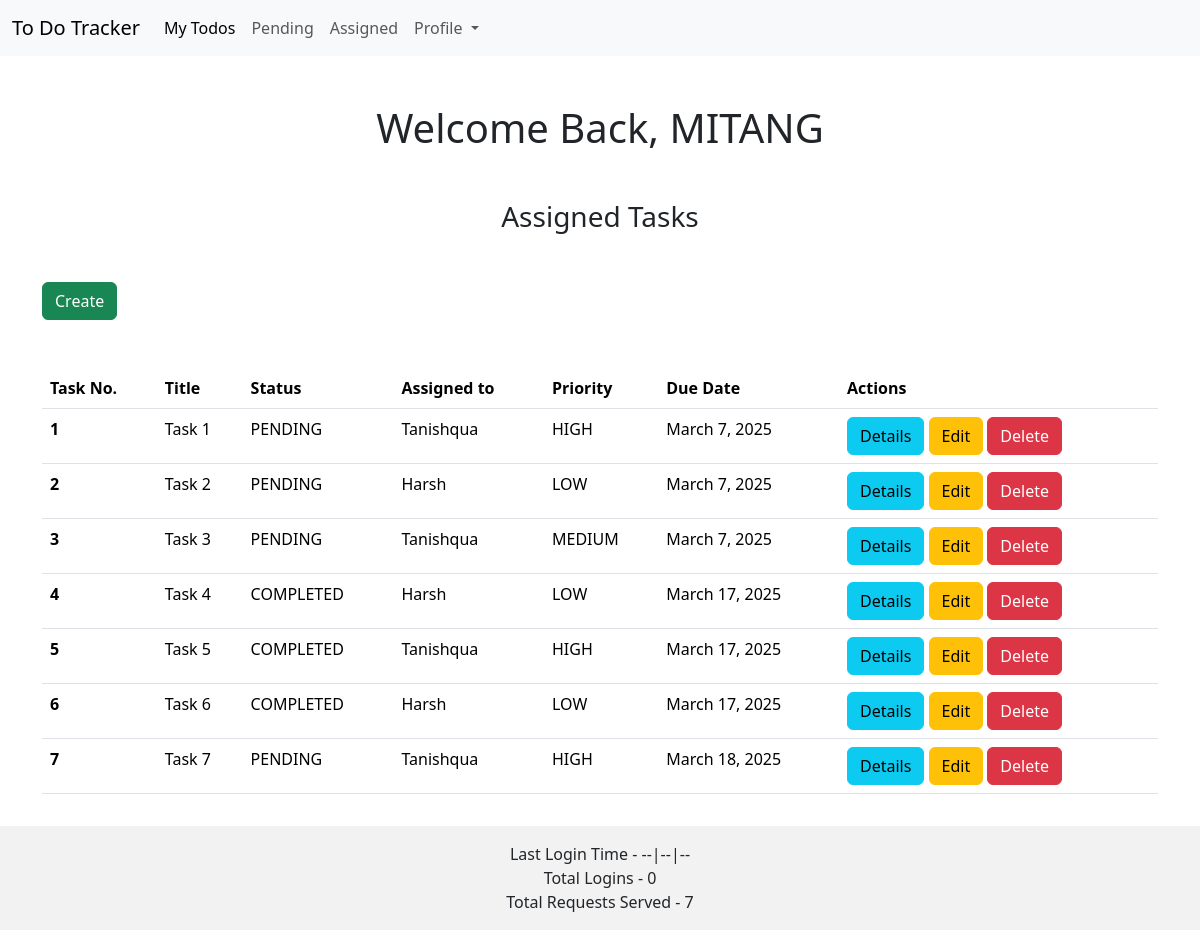
Page /assigned/ (signed in) on the committed database.
### app/models.py (models this page shows, shortened)
class TodoList(models.Model):
    priority_choice = (
        ('high', 'High'),
        ('low', 'Low'),
        ('medium', 'Medium')
    )
    status_choice = (
        ('pending', 'Pending'),
        ('completed', 'Completed')
    )
    title=models.CharField(max_length=100)
    description=models.TextField()
    due_date=models.DateField()
    priority=models.CharField(max_length=6, choices=priority_choice)
    status=models.CharField(max_length=9, choices=status_choice)
    assigned_by=models.ForeignKey(User, on_delete=models.CASCADE, related_name='assigned_tasks')
    assigned_to=models.ForeignKey(User, on_delete=models.CASCADE, related_name='received_tasks', limit_choices_to={'groups__name':'Mentee'})
    created_at=models.DateTimeField(auto_now_add=True)

### app/views.py (the view)
# urls.py: path('assigned/', assigned, name='assigned'),
@login_required(login_url='login')
@user_passes_test(is_mentor, login_url='my_todos')
def assigned(request):
    user = User.objects.get(username=request.user)
    tasks = TodoList.objects.filter(assigned_by=user.id)
    return render(request, 'app/assigned.html', {'todo_list': tasks})

### app/views.py (called while the page is built)
def is_mentor(user):
    return user.groups.filter(name='Mentor').exists()

### app/templates/app/assigned.html
{% extends 'app/my_todos.html' %}
{%block title %} Assigned Tasks {% endblock %}
{% block create_button %}
<a class="btn btn-success mb-5" href="{% url 'create_todo' %}"> Create </a>
{%endblock%}
{%block assigned_by_title %}Assigned to {%endblock%}
{%block assigned_by_data%}{{task.assigned_to|capfirst }}{%endblock%}
{%block assign_action%}
<a class="btn btn-warning" href="{% url 'update' task.id %}">Edit </a>
<a class="btn btn-danger" href="{% url 'delete' task.id %}"> Delete </a>
{%endblock%}

### app/templates/app/my_todos.html (shortened to what this page needs)
{% extends 'app/base.html' %} {% block content %}
<h1 class="d-flex justify-content-center align-items-center mt-5">
  {% block page %} Welcome Back, {{request.user | upper}} {% endblock page %}
</h1>
<h3 class="d-flex justify-content-around align-items-center mt-5 mb-5">
  {% block title%} My Todos {% endblock title %}
</h3>
{% block create_button %}{% endblock %}
<table class="table">
  <thead>
    <tr>
      <th scope="col">Task No.</th>
      <th scope="col">Title</th>
      <th scope="col">Status</th>
      <th scope="col">
        {% block assigned_by_title %}Assigned by{% endblock %}
      </th>
      <th scope="col">Priority</th>
      <th scope="col">Due Date</th>
      <th scope="col">Actions</th>
    </tr>
  </thead>
  <tbody>
    {% for task in todo_list %}
    <tr>
      <th scope="row">{{forloop.counter}}</th>
      <td>{{task.title}}</td>
      <td>{{task.status | upper }}</td>
      <td>
        {% block assigned_by_data %}{% endblock %}
      </td>
      <td>{{task.priority | upper }}</td>
      <td>{{task.due_date}}</td>
      <td>
        <a class="btn btn-info" href="{% url 'details' task.id %}"> Details </a>
        {% block assign_action %} {% endblock %}
      </td>
    </tr>
    {% endfor %}
  </tbody>
</table>
{% endblock content %}

### rows in the picture
TodoList: title "Task 1", status "PENDING", assigned_to "Tanishqua", priority "HIGH", due_date "March 7, 2025"
TodoList: title "Task 2", status "PENDING", assigned_to "Harsh", priority "LOW", due_date "March 7, 2025"
TodoList: title "Task 3", status "PENDING", assigned_to "Tanishqua", priority "MEDIUM", due_date "March 7, 2025"
TodoList: title "Task 4", status "COMPLETED", assigned_to "Harsh", priority "LOW", due_date "March 17, 2025"
TodoList: title "Task 5", status "COMPLETED", assigned_to "Tanishqua", priority "HIGH", due_date "March 17, 2025"
TodoList: title "Task 6", status "COMPLETED", assigned_to "Harsh", priority "LOW", due_date "March 17, 2025"
TodoList: title "Task 7", status "PENDING", assigned_to "Tanishqua", priority "HIGH", due_date "March 18, 2025"

### other values in the picture
{{ request.user | upper }} "MITANG"
{{ request.last_login }} "--|--|--"
{{ request.visits }} "0"
{{ request.total_request }} "7"
